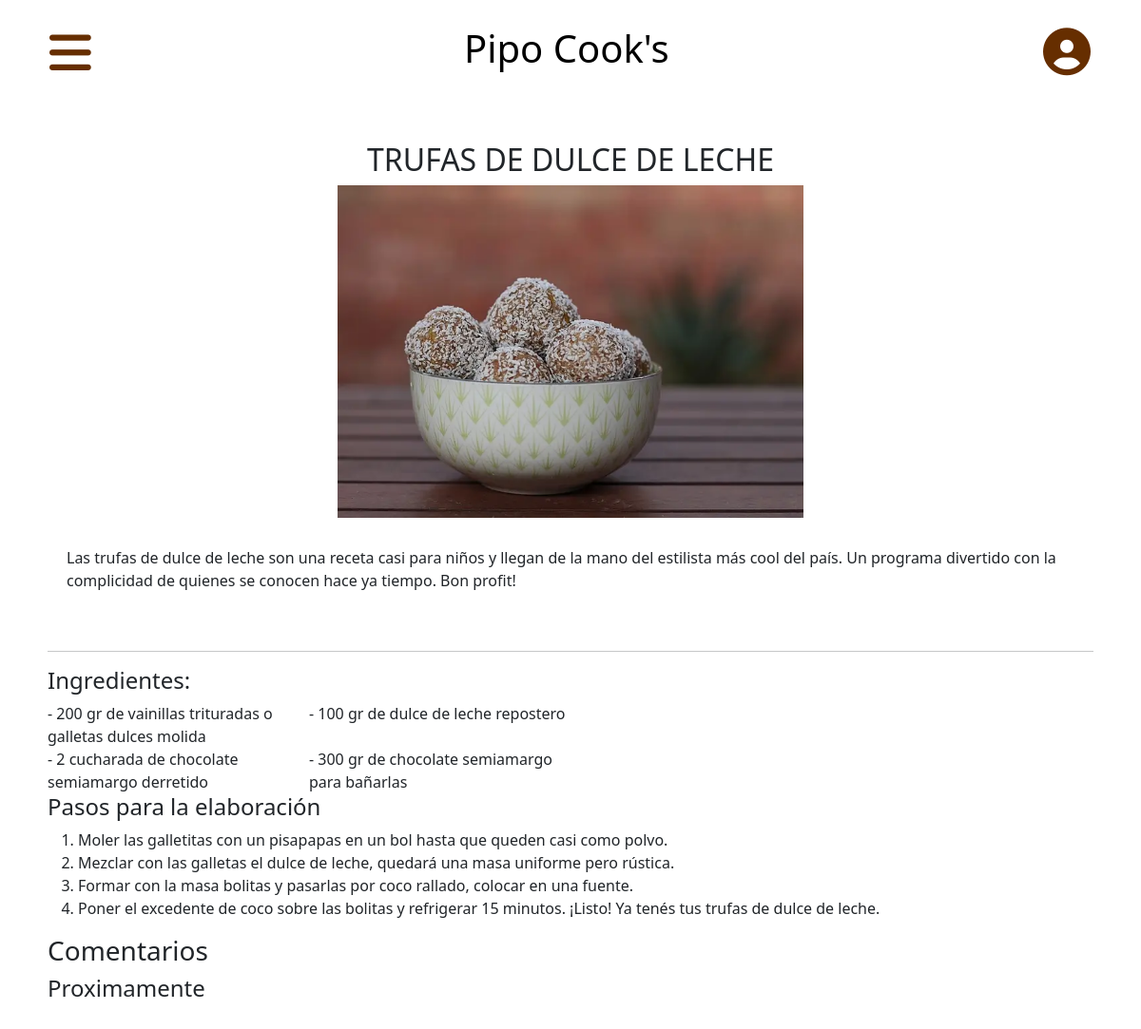
Page /pipocooks-PHP/templates/receta.php?idUsuario=1&idReceta=3 on the committed database.
### tables this page shows
CREATE TABLE `recetas` (
  `idReceta` int(11) NOT NULL,
  `nombre_receta` varchar(45) NOT NULL,
  `descripcion_receta` varchar(500) NOT NULL,
  `imagen_receta` varchar(100) NOT NULL
);

### pipocooks-PHP/templates/receta.php (the view, shortened to what this page needs)
<?php
$idUsuario = $_REQUEST["idUsuario"];
$idReceta = $_REQUEST["idReceta"];
$dbh = new PDO("mysql:host=$host;dbname=$dbname", $user, $pwd);
$consultaReceta = $dbh->prepare("select * from recetas where idReceta=" . $idReceta);
$consultaReceta->execute();
while($resultadoReceta = $consultaReceta->fetch(PDO::FETCH_ASSOC))
{
    $nombreReceta =  $resultadoReceta['nombre_receta'];
    $descripcionReceta =  $resultadoReceta['descripcion_receta'];
    $imagenReceta = $resultadoReceta['imagen_receta'];
}
$consultaIngredientes = $dbh->prepare("select * from ingredientes where idRecetaFK=" . $idReceta);
$consultaIngredientes->execute();
while($resultadoIngrediente = $consultaIngredientes->fetch(PDO::FETCH_ASSOC))
{
    $nombreIngrediente[] =  trim($resultadoIngrediente['nombre_ingrediente']);
    $cantidadIngrediente[] =  $resultadoIngrediente['cantidad'];
    $medidaIngrediente[] = $resultadoIngrediente['medida'];
}
$consultaPasos = $dbh->prepare("select * from pasos where idRecetaFK=" . $idReceta);
$consultaPasos->execute();
while($resultadoPasos = $consultaPasos->fetch(PDO::FETCH_ASSOC))
{
    $idPasos[] = $resultadoIngrediente['idIngrediente'];
    $descripcionPasos[] =  trim($resultadoPasos['descripcion_pasos']);
}
?>
<!DOCTYPE html>
<html lang="en">
<head>
    <link rel="stylesheet" href="../css/styles-index.css">
    <link rel="stylesheet" href="../css/styles-receta.css">
    <link href="https://cdn.jsdelivr.net/npm/bootstrap@5.1.3/dist/css/bootstrap.min.css" rel="stylesheet">
    <link href="https://cdn.jsdelivr.net/npm/bootstrap@5.2.1/dist/css/bootstrap.min.css" rel="stylesheet">
</head>
<body>
    <header class="header">
        <div class="nav" style="display: flex; justify-content: space-between;">
            <button class="btn btn-primary quitacolor" type="button" data-bs-toggle="offcanvas" data-bs-target="#offcanvasExample" aria-controls="offcanvasExample">
                <i class="fa-solid fa-bars" style="font-size: 50px;"></i>
            </button>
            <a href='../index.php?idUsuario=<?php echo $idUsuario ?>'><h1>Pipo Cook's</h1></a>
            <div class="dropdown">
                <button class="btn" type="button" id="dropdownMenuButton1" data-bs-toggle="dropdown" aria-expanded="false" style="font-size: 50px; text-align: end;"><i class="fa-solid fa-circle-user"></i>
                </button>
            </div>
        </div>
    </header>
    <main class="main espaciado">
        <div class="headerReceta">
            <h2><?php
            echo $nombreReceta; ?></h2>
        </div>
        <div class="receta">
            <img src="../img/<?php echo $imagenReceta; ?>" alt="<?php echo $nombreReceta; ?>" height="350px">
            <p class="descripcion"><?php echo $descripcionReceta; ?></p>
        </div>
        <hr>
        <section class="ingredientes">
            <h4 style="grid-area: ingredientes;">Ingredientes:</h4>
            <?php
            for($i = 0; $i < sizeof($nombreIngrediente); $i++){
                        ?>
            <div>- <?php echo $cantidadIngrediente[$i];
            if($medidaIngrediente[$i] != "unidad"){
                echo " ", $medidaIngrediente[$i], " de ";
                }
                echo " ", $nombreIngrediente[$i];?></div>
            <?php } ?>
        </section>
        <section class="pasos">
            <h4>Pasos para la elaboración</h4>
            <ol style="font-size: 16px;">
            <?php
            for($i = 0; $i < sizeof($idPasos); $i++){
                ?>
                <li><?php echo $descripcionPasos[$i]; ?></li>
                <?php } ?>
            </ol>
        </section>
        <section class="comentarios">
            <h3>Comentarios</h3>
            <h4>Proximamente</h4>
        </section>
    </main>
</body>
</html>

### pipocooks-PHP/css/styles-index.css (style rules this page uses)
* { margin: 0; padding: 0; text-decoration: none; }
body { display: flex; flex-direction: column; height: max-content; }
:root { --color-fuente: hsl(27, 100%, 20%); }
.btn-primary { background-color: white !important; border: none !important; }
.nav { margin: 10px 40px 0 40px; align-items: center; }
.fa-circle-user { color: var(--color-fuente); }
.fa-bars { color: var(--color-fuente); }

### pipocooks-PHP/css/styles-receta.css (style rules this page uses)
* { padding: 0; margin: 0; box-sizing: border-box; }
.espaciado { width: 100%; padding: 50px; margin: auto; }
.receta { display: grid; justify-items: center; }
.descripcion { padding: 30px 20px; }
.ingredientes { display: grid; grid-template-rows: auto auto; grid-template-areas: "ingredientes ingredientes"; width: 50%; }
.nav a { text-decoration: none; color: black; }
.headerReceta { text-align: center; }

### rows in the picture
recetas: nombre_receta "TRUFAS DE DULCE DE LECHE", imagen_receta (picture), descripcion_receta "Las trufas de dulce de leche son una receta casi para niños y llegan de la mano del estilista más cool del país. Un programa divertido con la complicidad de quienes se conocen hace ya tiempo. Bon profit!"

### other values in the picture
$cantidadIngrediente[$i] "200"
$medidaIngrediente[$i] "gr"
$nombreIngrediente[$i] "vainillas trituradas o galletas dulces molida"
$cantidadIngrediente[$i] "100"
$nombreIngrediente[$i] "dulce de leche repostero"
$cantidadIngrediente[$i] "2"
$medidaIngrediente[$i] "cucharada"
$nombreIngrediente[$i] "chocolate semiamargo derretido"
$cantidadIngrediente[$i] "300"
$nombreIngrediente[$i] "chocolate semiamargo para bañarlas"
$descripcionPasos[$i] "Moler las galletitas con un pisapapas en un bol hasta que queden casi como polvo."
$descripcionPasos[$i] "Mezclar con las galletas el dulce de leche, quedará una masa uniforme pero rústica."
$descripcionPasos[$i] "Formar con la masa bolitas y pasarlas por coco rallado, colocar en una fuente."
$descripcionPasos[$i] "Poner el excedente de coco sobre las bolitas y refrigerar 15 minutos. ¡Listo! Ya tenés tus trufas de dulce de leche."
